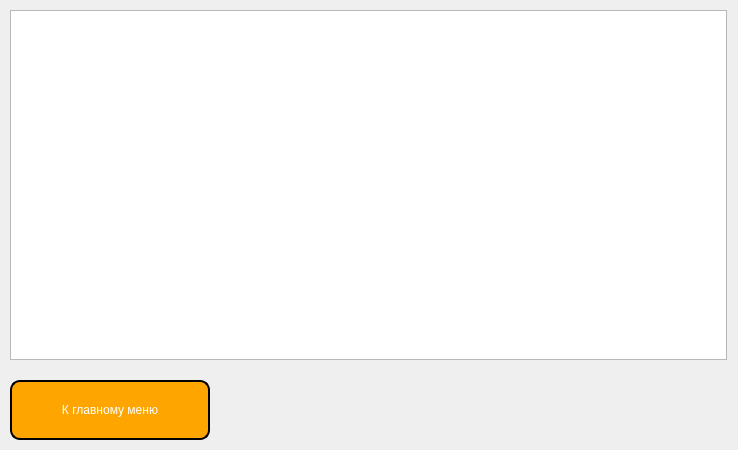
<?xml version="1.0" encoding="UTF-8"?>
<ui version="4.0">
 <class>Form</class>
 <widget class="QWidget" name="Form">
  <property name="geometry">
   <rect>
    <x>0</x>
    <y>0</y>
    <width>738</width>
    <height>450</height>
   </rect>
  </property>
  <property name="windowTitle">
   <string>Таблица матчей</string>
  </property>
  <widget class="QTableView" name="leaderView">
   <property name="geometry">
    <rect>
     <x>10</x>
     <y>10</y>
     <width>717</width>
     <height>350</height>
    </rect>
   </property>
  </widget>
  <widget class="QPushButton" name="back_to_menu_btn">
   <property name="geometry">
    <rect>
     <x>10</x>
     <y>380</y>
     <width>200</width>
     <height>60</height>
    </rect>
   </property>
   <property name="styleSheet">
    <string notr="true">background-color: orange;
color: white;
border-style: outset;
border-width: 2px;
border-radius: 10px;
border-color: black;
padding: 10px;
font: bold 14pt &quot;Times New Roman&quot;;</string>
   </property>
   <property name="text">
    <string>К главному меню</string>
   </property>
  </widget>
 </widget>
 <resources/>
 <connections/>
</ui>
